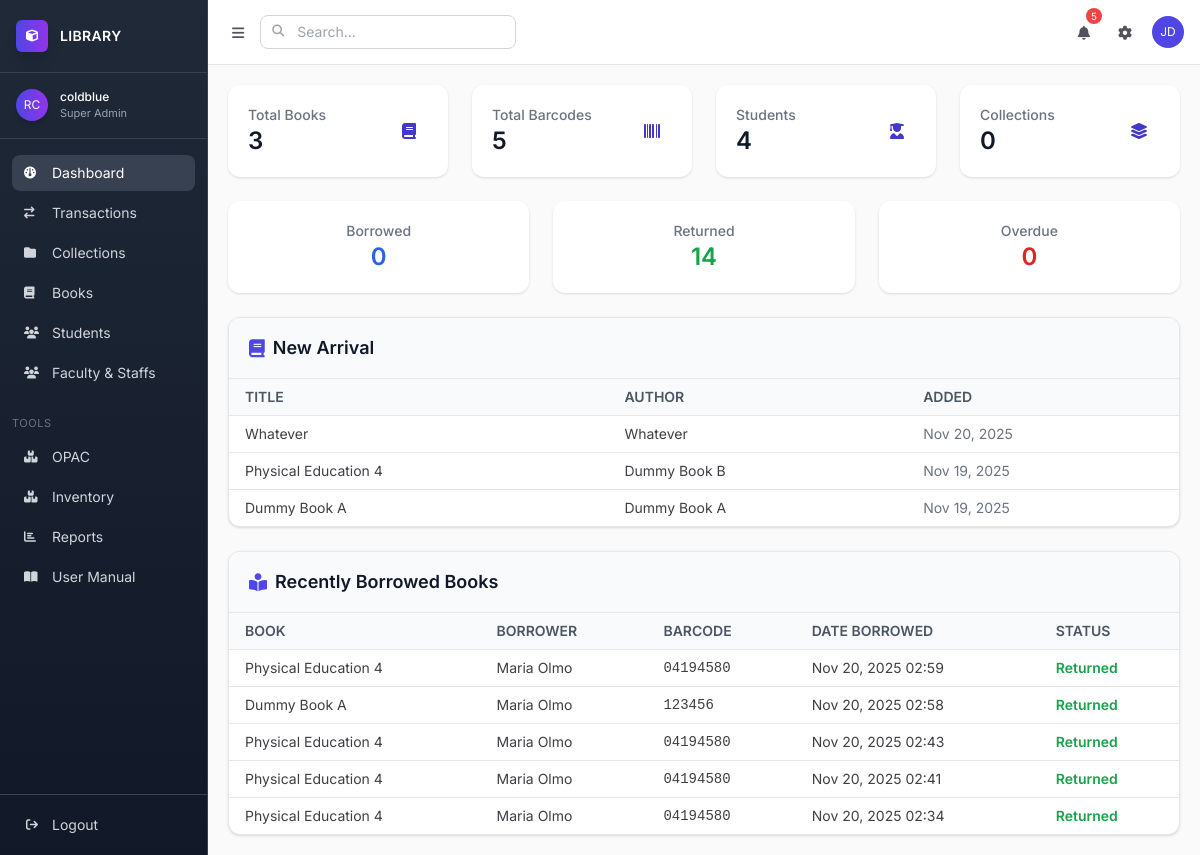
The page /library/dashboard/ (signed in) on the database as committed earlier.
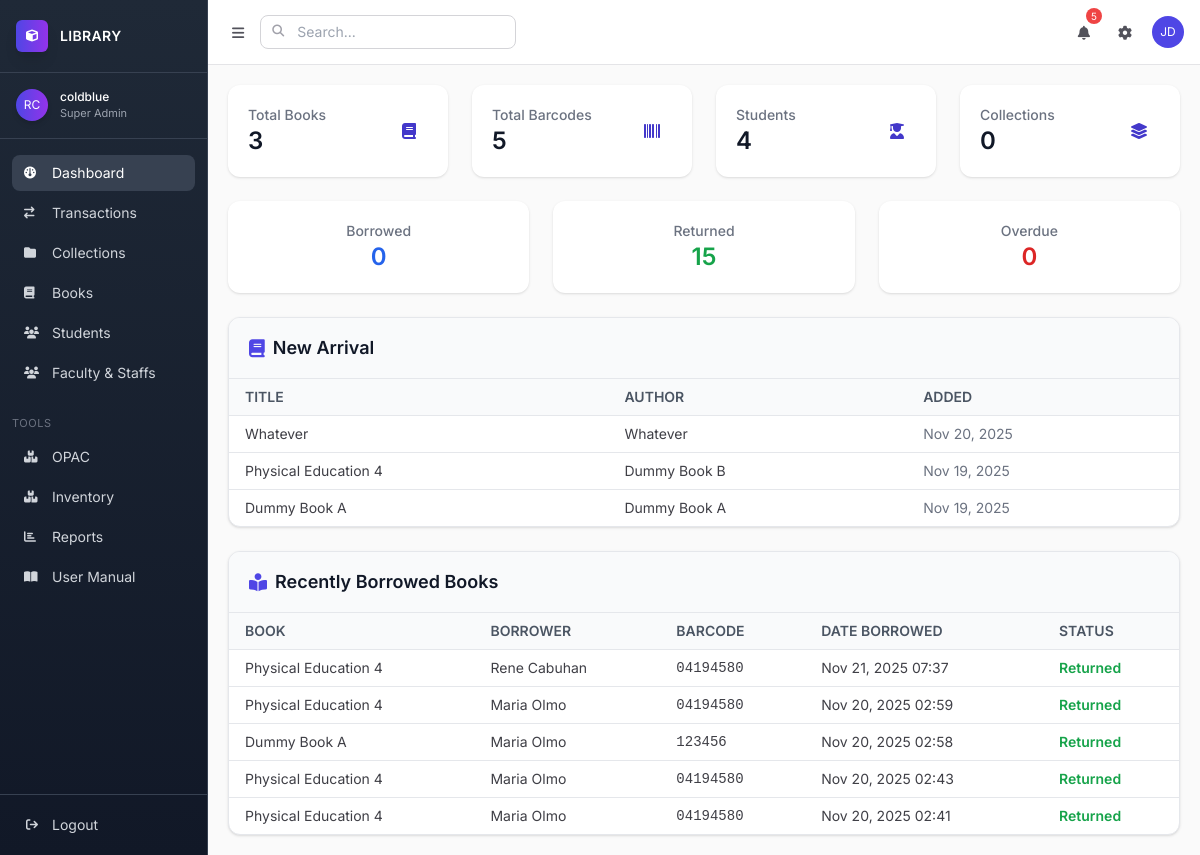
The same page on the database as committed later.
### apps/app2/models.py (models this page shows, shortened)
class Book(models.Model):
    collection = models.ForeignKey(
        Collection, on_delete=models.SET_NULL, null=True, blank=True, related_name="books"
    )
    control_number = models.CharField(max_length=50, unique=True, verbose_name="Control Number / 001")
    isbn = models.CharField(max_length=20, blank=True, null=True, verbose_name="ISBN / 020")
    title = models.CharField(max_length=255, verbose_name="Title / 245$a")
    subtitle = models.CharField(max_length=255, blank=True, null=True, verbose_name="Subtitle / 245$b")
    statement_of_responsibility = models.CharField(max_length=255, blank=True, null=True, verbose_name="Statement of Responsibility / 245$c")
    author = models.CharField(max_length=255, verbose_name="Main Author / 100$a")
    added_authors = models.CharField(max_length=255, blank=True, null=True, verbose_name="Added Authors / 700$a")
    edition = models.CharField(max_length=100, blank=True, null=True, verbose_name="Edition / 250")
    publisher = models.CharField(max_length=255, blank=True, null=True, verbose_name="Publisher / 264$b")
    publication_place = models.CharField(max_length=255, blank=True, null=True, verbose_name="Place / 264$a")
    publication_year = models.CharField(max_length=4, blank=True, null=True, verbose_name="Year / 264$c")
    pages = models.CharField(max_length=50, blank=True, null=True, verbose_name="Pagination / 300$a")
    illustrations = models.CharField(max_length=255, blank=True, null=True, verbose_name="Illustrations / 300$b")
    dimensions = models.CharField(max_length=50, blank=True, null=True, verbose_name="Dimensions / 300$c")
    series = models.CharField(max_length=255, blank=True, null=True, verbose_name="Series / 490$a")
    notes = models.TextField(blank=True, null=True, verbose_name="General Notes / 500")
    summary = models.TextField(blank=True, null=True, verbose_name="Summary / 520")
    subjects = models.CharField(max_length=255, blank=True, null=True, verbose_name="Subjects / 650$a")
    classification = models.CharField(max_length=50, blank=True, null=True, verbose_name="Dewey / 082 or Local / 090")
    language = models.CharField(max_length=50, blank=True, null=True, verbose_name="Language / 041$a")
    cover_image = models.ImageField(
        upload_to='book_covers/', blank=True, null=True, verbose_name="Book Cover"
    )
    created_at = models.DateTimeField(auto_now_add=True)
    updated_at = models.DateTimeField(auto_now=True)

class BorrowedBook(models.Model):
    book = models.ForeignKey(Book, on_delete=models.CASCADE, related_name="borrow_records")
    borrower = models.ForeignKey(Student, on_delete=models.CASCADE, related_name="borrowed_books")
    barcode = models.ForeignKey('BookBarcode', on_delete=models.CASCADE, related_name="borrowed_records", null=True, blank=True)
    date_borrowed = models.DateTimeField(auto_now_add=True)
    due_date = models.DateField()
    date_returned = models.DateField(blank=True, null=True)
    remarks = models.CharField(max_length=255, blank=True, null=True)
    STATUS_CHOICES = [
        ("borrowed", "Borrowed"),
        ("returned", "Returned"),
        ("overdue", "Overdue"),
    ]
    status = models.CharField(max_length=20, choices=STATUS_CHOICES, default="borrowed")

class BookBarcode(models.Model):
    book = models.ForeignKey('Book', on_delete=models.CASCADE, related_name="barcodes")
    barcode = models.CharField(max_length=50, unique=True)
    created_at = models.DateTimeField(auto_now_add=True)
    created_at = models.DateTimeField(default=timezone.now)

### apps/app1/models.py (models this page shows, shortened)
class Student(models.Model):
    folder = models.ForeignKey(Folder, on_delete=models.SET_NULL, null=True, blank=True, related_name="students")
    last_name = models.CharField(max_length=150)
    first_name = models.CharField(max_length=150)
    middle_name = models.CharField(max_length=150, blank=True, null=True)
    mobile_number = models.CharField(max_length=20, blank=True, null=True)
    GENDER_CHOICES = [
        ('M', 'Male'),
        ('F', 'Female'),
        ('O', 'Other'),
    ]
    gender = models.CharField(max_length=1, choices=GENDER_CHOICES)

### apps/app2/views/all.py (the view)
# urls.py: path('dashboard/', views.dashboard, name='dashboard'),
@login_required
def dashboard(request):
    total_books = Book.objects.count()
    total_barcodes = BookBarcode.objects.count()
    total_collections = Collection.objects.count()
    total_students = Student.objects.count()
    borrowed_count = BorrowedBook.objects.filter(status="borrowed").count()
    returned_count = BorrowedBook.objects.filter(status="returned").count()
    overdue_count = BorrowedBook.objects.filter(status="overdue").count()
    recent_books = Book.objects.order_by('-created_at')[:5]
    recent_borrowed = BorrowedBook.objects.select_related('book', 'borrower', 'barcode').order_by('-date_borrowed')[:5]
    context = {
        'total_books': total_books,
        'total_barcodes': total_barcodes,
        'total_collections': total_collections,
        'total_students': total_students,
        'borrowed_count': borrowed_count,
        'returned_count': returned_count,
        'overdue_count': overdue_count,
        'recent_books': recent_books,
        'recent_borrowed': recent_borrowed,
    }
    return render(request, 'app2/dashboard.html', context)

### templates/app2/dashboard.html (shortened to what the changed rows need)
{% extends "base.html" %}
{% block content %}
<div class="space-y-6">
    <div class="grid grid-cols-1 sm:grid-cols-3 gap-6">
        <div class="bg-white rounded-xl shadow p-5 flex flex-col items-center">
            <h3 class="text-sm font-medium text-gray-500">Returned</h3>
            <p class="text-2xl font-semibold text-green-600">{{ returned_count }}</p>
        </div>
    </div>
    <div class="bg-white rounded-xl shadow border border-gray-200 overflow-hidden">
        <div class="px-5 py-4 border-b border-gray-200 bg-gray-50">
            <h2 class="text-lg font-semibold text-gray-900 flex items-center space-x-2">
                <i class="fas fa-book text-accent-500"></i>
                <span>New Arrival</span>
            </h2>
        </div>
        {% if recent_books %}
        <div class="overflow-x-auto">
            <table class="w-full text-sm">
                <thead class="bg-gray-50 border-b border-gray-200">
                    <tr>
                        <th class="px-4 py-2 text-left font-semibold text-gray-600 uppercase">Title</th>
                        <th class="px-4 py-2 text-left font-semibold text-gray-600 uppercase">Author</th>
                        <th class="px-4 py-2 text-left font-semibold text-gray-600 uppercase">Added</th>
                    </tr>
                </thead>
                <tbody class="divide-y divide-gray-200">
                    {% for book in recent_books %}
                    <tr class="hover:bg-gray-50 transition-colors duration-150">
                        <td class="px-4 py-2">{{ book.title }}</td>
                        <td class="px-4 py-2">{{ book.author }}</td>
                        <td class="px-4 py-2 text-gray-500">{{ book.created_at|date:"M j, Y" }}</td>
                    </tr>
                    {% endfor %}
                </tbody>
            </table>
        </div>
        {% else %}
        <div class="text-center py-4 text-gray-500">No recent books added.</div>
        {% endif %}
    </div>
    <div class="bg-white rounded-xl shadow border border-gray-200 overflow-hidden">
        <div class="px-5 py-4 border-b border-gray-200 bg-gray-50">
            <h2 class="text-lg font-semibold text-gray-900 flex items-center space-x-2">
                <i class="fas fa-book-reader text-accent-500"></i>
                <span>Recently Borrowed Books</span>
            </h2>
        </div>
        {% if recent_borrowed %}
        <div class="overflow-x-auto">
            <table class="w-full text-sm">
                <thead class="bg-gray-50 border-b border-gray-200">
                    <tr>
                        <th class="px-4 py-2 text-left font-semibold text-gray-600 uppercase">Book</th>
                        <th class="px-4 py-2 text-left font-semibold text-gray-600 uppercase">Borrower</th>
                        <th class="px-4 py-2 text-left font-semibold text-gray-600 uppercase">Barcode</th>
                        <th class="px-4 py-2 text-left font-semibold text-gray-600 uppercase">Date Borrowed</th>
                        <th class="px-4 py-2 text-left font-semibold text-gray-600 uppercase">Status</th>
                    </tr>
                </thead>
                <tbody class="divide-y divide-gray-200">
                    {% for record in recent_borrowed %}
                    <tr class="hover:bg-gray-50 transition-colors duration-150">
                        <td class="px-4 py-2">{{ record.book.title }}</td>
                        <td class="px-4 py-2">{{ record.borrower.first_name }} {{ record.borrower.last_name }}</td>
                        <td class="px-4 py-2 font-mono">{{ record.barcode.barcode }}</td>
                        <td class="px-4 py-2">{{ record.date_borrowed|date:"M j, Y H:i" }}</td>
                        <td class="px-4 py-2">
                            {% if record.status == 'overdue' %}
                                <span class="text-red-600 font-semibold">{{ record.status|capfirst }}</span>
                            {% elif record.status == 'returned' %}
                                <span class="text-green-600 font-semibold">{{ record.status|capfirst }}</span>
                            {% else %}
                                <span class="text-blue-600 font-semibold">{{ record.status|capfirst }}</span>
                            {% endif %}
                        </td>
                    </tr>
                    {% endfor %}
                </tbody>
            </table>
        </div>
        {% else %}
        <div class="text-center py-4 text-gray-500">No recent borrowed books.</div>
        {% endif %}
    </div>
</div>
{% endblock %}

Rows that differ between the two databases and show on the page:
no longer on this page (row unchanged): BorrowedBook: book "Physical Education 4", borrower.first_name "Maria", borrower.last_name "Olmo", barcode.barcode "04194580", date_borrowed "Nov 20, 2025 02:34", status "Returned"
added BorrowedBook: book "Physical Education 4", borrower.first_name "Rene", borrower.last_name "Cabuhan", barcode.barcode "04194580", date_borrowed "Nov 21, 2025 07:37", status "Returned"
Other text that changed with them:
{{ returned_count }}: "14" → "15"
